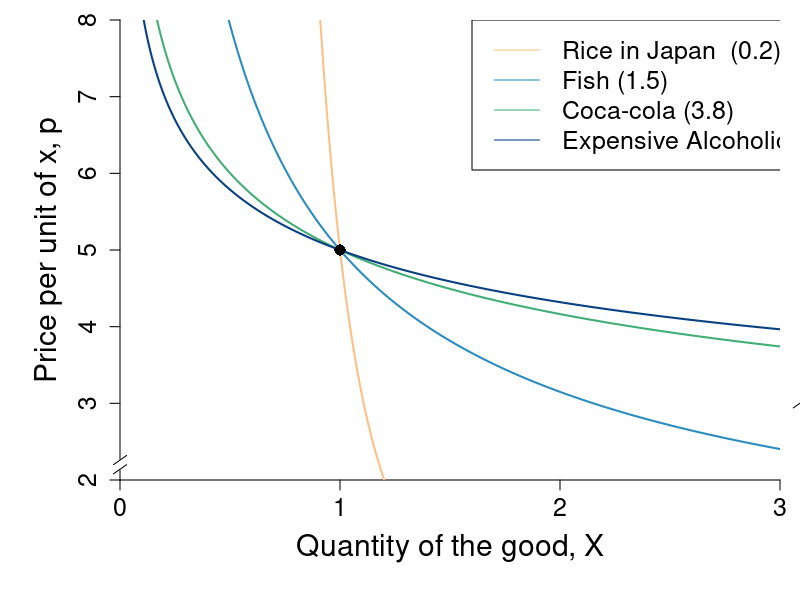

The R script that drew this image:
require(shape)
require(plotrix)
require(ggplot2)
#pdf(file = "property_psp1_offerSTEP1.pdf", width = 9, height = 7)
#pdf(file = "property_psp1_offerSTEP2.pdf", width = 9, height = 7)
#pdf(file = "property_psp1_offerSTEP3.pdf", width = 9, height = 7)
#pdf(file = "property_psp1_offerSTEP4.pdf", width = 9, height = 7)
pdf(file = "indmarketdemand/elasticity_fig.pdf", width = 9, height = 7)

#Set parameters for graphics
pointsize <- 1.8
axislabelsize <- 1.8
labelsize <- 1.5
namesize <- 1.8
annotatesize <- 1.5
graphlinewidth <- 2
segmentlinewidth <- 1.5

COL <- c("#7fc97f", "#beaed4", "#fdc086", "#ffff99", "#386cb0", "#f0027f", "#bf5b17", "#666666")
COLA <- c("#99d8c9","#66c2a4","#41ae76", "#238b45", "#005824")
COLB <- c("#4eb3d3", "#2b8cbe", "#0868ac","#084081")

par(mar =  c(6, 6, 1, 1))
xlims <- c(0, 3)
ylims <- c(2, 8)
xlims2 <- c(10, 0)
ylims2 <- c(15, 0)

elasticity1 <- function(x, A, b ) {
  A*x^(1/b)
}

plot(0, 0, xlim = xlims, ylim = ylims, type = "n",
     xlab = "Quantity of the good, X",
     ylab = "Price per unit of x, p", 
     xaxt = "n", 
     yaxt = "n", 
     cex.lab = axislabelsize, 
     bty = "n",
     xaxs="i", 
     yaxs="i")

ticksy <- seq(from = 0, to = 15, by = 1)
ylabels <- seq(from = 0, to = 15, by = 1)
ticksx <- seq(from = 0, to = 10, by = 1)
xlabels <- seq(from = 0, to = 10, by = 1)
axis(1, at = ticksx, pos = 2, labels = xlabels, cex.axis = labelsize)
axis(2, at = ticksy, pos = 0, labels = ylabels, las = 0, cex.axis = labelsize)

axis.break(axis=1,breakpos=NULL,pos=xlims[2],bgcol="white",breakcol="black",
           style="slash",brw=0.02)
axis.break(axis = 2, breakpos = 2.2, pos = 0,
           bgcol = "white", breakcol = "black",
           style = "slash", brw = 0.02)

npts <- 500 
npts2 <- 501

#Specify the sequences of points for graphing. 
xx1 <- seq(xlims[1], xlims[2], length.out = npts)
yy1 <- elasticity1(xx1, A = 5, b = -0.2)
xx2 <- seq(xlims[1], xlims[2], length.out = npts)
yy2 <- elasticity1(xx2, A = 5, b = -1.5)
xx3 <- seq(xlims[1], xlims[2], length.out = npts)
yy3 <- elasticity1(xx3, A = 5, b = -3.79)
xx4 <- seq(xlims[1], xlims[2], length.out = npts)
yy4 <- elasticity1(xx4, A = 5, b = -4.74)

lines(xx1,yy1, col = COL[3], lwd = graphlinewidth)
lines(xx2,yy2, col = COLB[2], lwd = graphlinewidth)
lines(xx3,yy3, col = COLA[3], lwd = graphlinewidth)
lines(xx4,yy4, col = COLB[4], lwd = graphlinewidth)

points(1, 5, pch = 16, col = "black", cex = 1.5)

legend(1.6, 8, 
       legend=c("Rice in Japan  (0.2)", "Fish (1.5)","Coca-cola (3.8)","Expensive Alcoholic Drinks (4.7)"),
       col=c(COL[3], COLB[2],COLA[3],COLB[4]), 
       lty=1, cex=labelsize)


dev.off()
